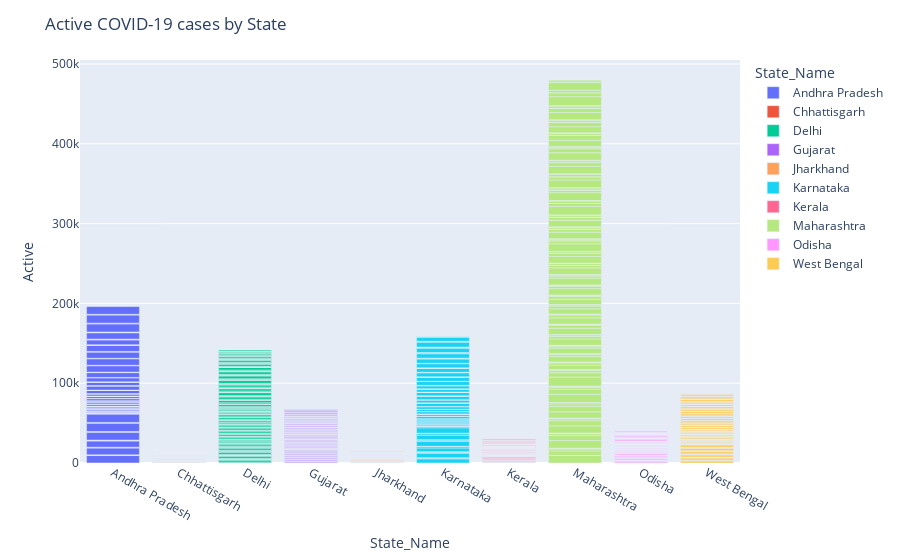

The notebook cell this image was saved under:
### Markdown cell above
##### Bar Chart with India's covid-19 Active cases ( Max 10 States )

### Code cell
fig = px.bar(covid_df1, x='State_Name', y='Active', labels={'x':'State_Name'},
             color="State_Name", color_continuous_scale=px.colors.sequential.Brwnyl)
fig.update_layout(title_text='Active COVID-19 cases by State')
fig.show()

### Figure 1 — Plotly figure (JSON) as saved in the notebook; plotly's stock layout.template omitted (floating-point values rounded to 4 significant figures; data arrays with more than 128 entries replaced by an {"elided": "..."} marker saying what was removed)
{"data": [{"alignmentgroup": "True", "hovertemplate": "State_Name=%{x}<br>Active=%{y}<extra></extra>", "legendgroup": "Andhra Pradesh", "marker": {"color": "#636efa", "pattern": {"shape": ""}}, "name": "Andhra Pradesh", "offsetgroup": "Andhra Pradesh", "orientation": "v", "showlegend": true, "textposition": "auto", "type": "bar", "x": {"elided": "146 str values"}, "xaxis": "x", "y": {"elided": "146 int values"}, "yaxis": "y"}, {"alignmentgroup": "True", "hovertemplate": "State_Name=%{x}<br>Active=%{y}<extra></extra>", "legendgroup": "Chhattisgarh", "marker": {"color": "#EF553B", "pattern": {"shape": ""}}, "name": "Chhattisgarh", "offsetgroup": "Chhattisgarh", "orientation": "v", "showlegend": true, "textposition": "auto", "type": "bar", "x": {"elided": "146 str values"}, "xaxis": "x", "y": {"elided": "146 int values"}, "yaxis": "y"}, {"alignmentgroup": "True", "hovertemplate": "State_Name=%{x}<br>Active=%{y}<extra></extra>", "legendgroup": "Delhi", "marker": {"color": "#00cc96", "pattern": {"shape": ""}}, "name": "Delhi", "offsetgroup": "Delhi", "orientation": "v", "showlegend": true, "textposition": "auto", "type": "bar", "x": {"elided": "146 str values"}, "xaxis": "x", "y": {"elided": "146 int values"}, "yaxis": "y"}, {"alignmentgroup": "True", "hovertemplate": "State_Name=%{x}<br>Active=%{y}<extra></extra>", "legendgroup": "Gujarat", "marker": {"color": "#ab63fa", "pattern": {"shape": ""}}, "name": "Gujarat", "offsetgroup": "Gujarat", "orientation": "v", "showlegend": true, "textposition": "auto", "type": "bar", "x": {"elided": "146 str values"}, "xaxis": "x", "y": {"elided": "146 int values"}, "yaxis": "y"}, {"alignmentgroup": "True", "hovertemplate": "State_Name=%{x}<br>Active=%{y}<extra></extra>", "legendgroup": "Jharkhand", "marker": {"color": "#FFA15A", "pattern": {"shape": ""}}, "name": "Jharkhand", "offsetgroup": "Jharkhand", "orientation": "v", "showlegend": true, "textposition": "auto", "type": "bar", "x": {"elided": "146 str values"}, "xaxis": "x", "y": {"elided": "146 int values"}, "yaxis": "y"}, {"alignmentgroup": "True", "hovertemplate": "State_Name=%{x}<br>Active=%{y}<extra></extra>", "legendgroup": "Karnataka", "marker": {"color": "#19d3f3", "pattern": {"shape": ""}}, "name": "Karnataka", "offsetgroup": "Karnataka", "orientation": "v", "showlegend": true, "textposition": "auto", "type": "bar", "x": {"elided": "146 str values"}, "xaxis": "x", "y": {"elided": "146 int values"}, "yaxis": "y"}, {"alignmentgroup": "True", "hovertemplate": "State_Name=%{x}<br>Active=%{y}<extra></extra>", "legendgroup": "Kerala", "marker": {"color": "#FF6692", "pattern": {"shape": ""}}, "name": "Kerala", "offsetgroup": "Kerala", "orientation": "v", "showlegend": true, "textposition": "auto", "type": "bar", "x": {"elided": "146 str values"}, "xaxis": "x", "y": {"elided": "146 int values"}, "yaxis": "y"}, {"alignmentgroup": "True", "hovertemplate": "State_Name=%{x}<br>Active=%{y}<extra></extra>", "legendgroup": "Maharashtra", "marker": {"color": "#B6E880", "pattern": {"shape": ""}}, "name": "Maharashtra", "offsetgroup": "Maharashtra", "orientation": "v", "showlegend": true, "textposition": "auto", "type": "bar", "x": {"elided": "146 str values"}, "xaxis": "x", "y": {"elided": "146 int values"}, "yaxis": "y"}, {"alignmentgroup": "True", "hovertemplate": "State_Name=%{x}<br>Active=%{y}<extra></extra>", "legendgroup": "Odisha", "marker": {"color": "#FF97FF", "pattern": {"shape": ""}}, "name": "Odisha", "offsetgroup": "Odisha", "orientation": "v", "showlegend": true, "textposition": "auto", "type": "bar", "x": {"elided": "146 str values"}, "xaxis": "x", "y": {"elided": "146 int values"}, "yaxis": "y"}, {"alignmentgroup": "True", "hovertemplate": "State_Name=%{x}<br>Active=%{y}<extra></extra>", "legendgroup": "West Bengal", "marker": {"color": "#FECB52", "pattern": {"shape": ""}}, "name": "West Bengal", "offsetgroup": "West Bengal", "orientation": "v", "showlegend": true, "textposition": "auto", "type": "bar", "x": {"elided": "146 str values"}, "xaxis": "x", "y": {"elided": "146 int values"}, "yaxis": "y"}], "layout": {"barmode": "relative", "legend": {"title": {"text": "State_Name"}, "tracegroupgap": 0}, "margin": {"t": 60}, "title": {"text": "Active COVID-19 cases by State"}, "xaxis": {"anchor": "y", "categoryarray": ["Andhra Pradesh", "Chhattisgarh", "Delhi", "Gujarat", "Jharkhand", "Karnataka", "Kerala", "Maharashtra", "Odisha", "West Bengal"], "categoryorder": "array", "domain": [0, 1], "title": {"text": "State_Name"}}, "yaxis": {"anchor": "x", "domain": [0, 1], "title": {"text": "Active"}}}}
